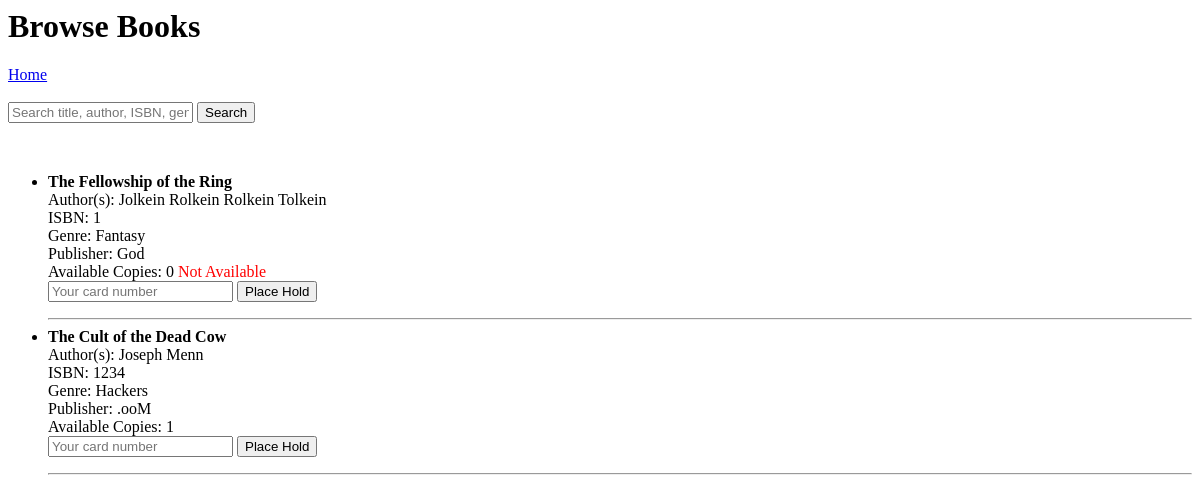
/member, run on an earlier commit of the app's database.
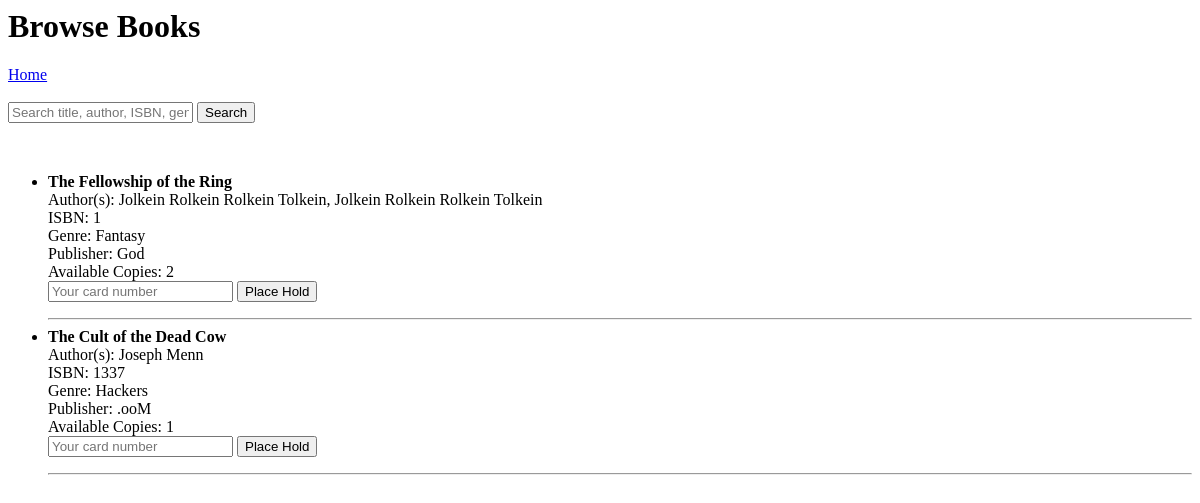
And on a later commit of the database.
### tables this page shows
CREATE TABLE Books (
            ISBN TEXT PRIMARY KEY,
            Title TEXT NOT NULL,
            Date_Pub TEXT,
            Publisher TEXT,
            Genre TEXT,
            Description TEXT
        );

### app.py (the view, shortened to what this page needs)
@app.route('/member', methods=['GET', 'POST'])
def member():
    conn = get_db_connection()
    search = request.form.get('search') if request.method == 'POST' else None
    query = "SELECT * FROM BookCatalog WHERE 1=1"
    params = []
    books = conn.execute(query, params).fetchall()
    conn.close()
    return render_template('member.html', books=books, search=search)

### app.py (called while the page is built)
def get_db_connection():
    conn = sqlite3.connect('database.db')
    conn.row_factory = sqlite3.Row
    return conn

### templates/member.html (shortened to what this page needs)
<h1>Browse Books</h1>
<a href="/">Home</a><br><br>
<form method="POST" action="/member">
    <input type="text" name="search" placeholder="Search title, author, ISBN, genre">
    <button type="submit">Search</button>
</form>
<ul>
    {% for book in books %}
        <li>
            <strong>{{ book['Title'] }}</strong><br>
            Author(s): {{ book['Authors'] }}<br>
            ISBN: {{ book['ISBN'] }}<br>
            Genre: {{ book['Genre'] }}<br>
            Publisher: {{ book['Publisher'] }}<br>
            Available Copies: {{ book['Available_Copies'] }}
            {% if book['Available_Copies'] == 0 %}
                <span style="color:red;">Not Available</span>
            {% endif %}
            <form action="/place_hold/{{ book['ISBN'] }}" method="POST">
                <input type="text" name="card_number" placeholder="Your card number" required>
                <button type="submit">Place Hold</button>
            </form>
        </li>
        <hr>
    {% endfor %}
</ul>

What changed in the data, as far as the page shows it:
removed Books: Title "The Cult of the Dead Cow", Authors "Joseph Menn", ISBN "1234", Genre "Hackers", Publisher ".ooM", Available_Copies "1"
shown differently, row unchanged: Books "The Fellowship of the Ring": Authors "Jolkein Rolkein Rolkein Tolkein" → "Jolkein Rolkein Rolkein Tolkein, Jolkein Rolkein Rolkein Tolkein"; Available_Copies "0" → "2"; no longer shows "Not Available"
added Books: Title "The Cult of the Dead Cow", Authors "Joseph Menn", ISBN "1337", Genre "Hackers", Publisher ".ooM", Available_Copies "1"
